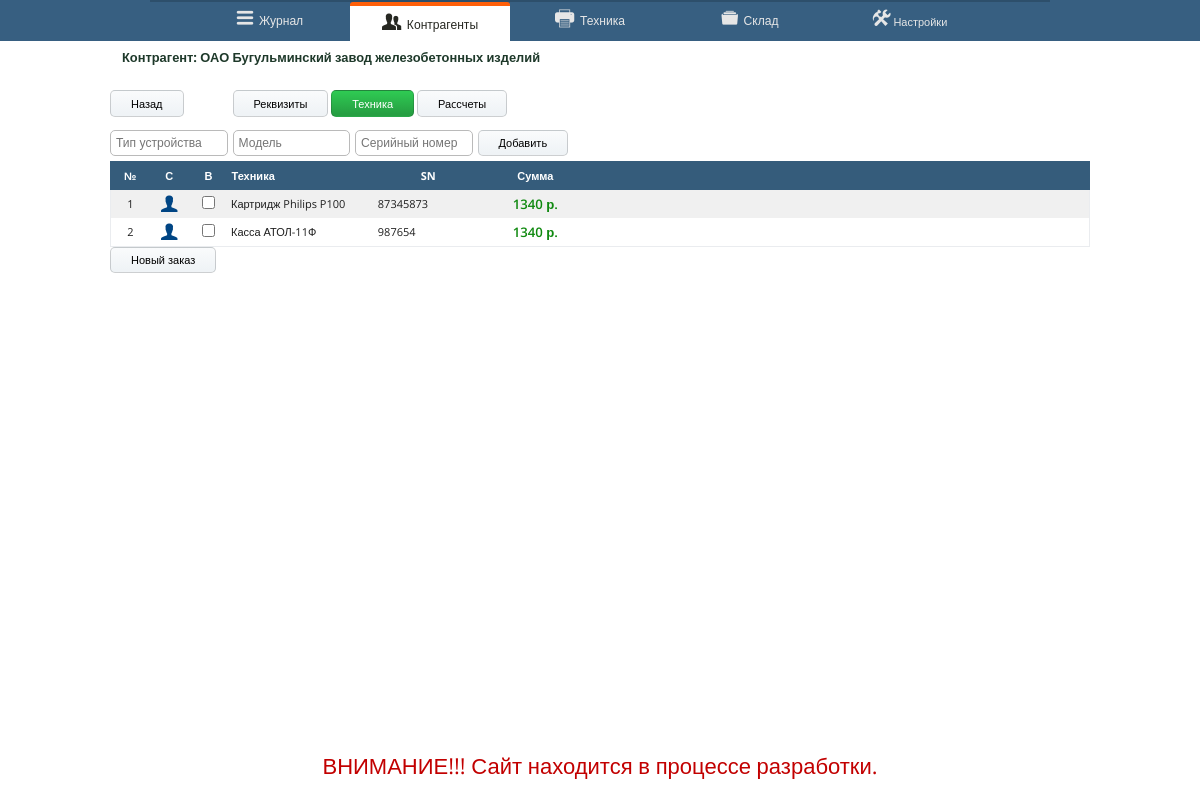
The page /?page=clienttech&clid=12 on the database its author committed.
### tables this page shows
CREATE TABLE `client` (
  `clid` int(11) NOT NULL AUTO_INCREMENT,
  `clname` varchar(255) DEFAULT NULL,
  `shortname` varchar(45) DEFAULT NULL,
  `inn` varchar(45) DEFAULT NULL,
  `kpp` varchar(45) DEFAULT NULL,
  `adress` varchar(45) DEFAULT NULL,
  `telephone` varchar(45) DEFAULT NULL,
  `director` varchar(45) DEFAULT NULL,
  `contract` varchar(45) DEFAULT NULL,
  `master` varchar(45) DEFAULT NULL,
  `opf` varchar(45) DEFAULT NULL,
  PRIMARY KEY (`clid`)
);

CREATE TABLE `units` (
  `id` int(11) NOT NULL AUTO_INCREMENT,
  `name` varchar(255) NOT NULL,
  `sn` varchar(255) NOT NULL,
  `client` int(11) NOT NULL,
  PRIMARY KEY (`id`)
);

### index.php (called while the page is built, shortened)
<?php
include_once ('layout/clienteditget.php');
include_once ('layout/header.php');
include_once("layout/$page.php");
include_once('layout/footer.php');
?>

### layout/clienteditget.php (called while the page is built, shortened)
<?php
 			$shortname = '';
 			$name =  '';
 			$opf = '';
 			$inn = '';
 			$kpp = '';
 			$adress = '';
 			$telephone = '';
 			$director = '';
 			$contract = '';
 			$master = '';
 ?>
 <?php
 if (isset($_GET['page'])){
 	$page = $_GET['page'];
 	if ($page == 'clientedit'){
 		$clid = $_GET['clid'];
 		if ($clid == 'new'){
 			$page_title = 'Добавление контрагента';
 			$shortname = '';
 			$name =  '';
 			$opf = '';
 			$inn = '';
 			$kpp = '';
 			$adress = '';
 			$telephone = '';
 			$director = '';
 			$contract = '';
 			$master = '';
 		}else{
 			$query = "SELECT * FROM client WHERE clid = $clid";
 			if ($stmt = $mysqli->prepare($query)){
 				$stmt->execute();
 				$stmt->bind_result($idclient,$name,$shortname,$inn,$kpp,$adress,$telephone,$director,$contract,$master,$opf);
 				$stmt->fetch();
 				$page_title = "Редактирование $opf $shortname";
 				$stmt->close();
 			}
 			$mysqli->close();
 		}
 	}elseif ($page == 'clienttech'){
 		$clid = $_GET['clid'];
 		$query = "SELECT clname, opf FROM client WHERE clid = $clid";
 			if ($stmt = $mysqli->prepare($query)){
 				$stmt->execute();
 				$stmt->bind_result($name,$opf);
 			}
 		}
 }
 ?>

### layout/toolbar_client_unit.php (the view, shortened to what this page needs)
<div class="col-1-8">
	<?php
	include ('components/db_connection.php');
	?>
	<form action="?page=clienttech&clid= <?php echo $clid; ?> " method="POST" >
	<?php
	$query = "SELECT name FROM type ORDER BY name";
	if ($stmt = $mysqli->prepare($query)){
		echo "<input required id='type' list='typelist' name='type' class='inputfield pos ' placeholder='Тип устройства'>";
	}
	?>
</div>
<div class="col-1-8">
	<?php
	include ('components/db_connection.php');
	?>
	<?php
	$query = "SELECT name FROM model ORDER BY name";
	if ($stmt = $mysqli->prepare($query)){
		echo "<input required id='model' list='modellist' name='model' class='inputfield pos' placeholder='Модель'>";
	}
	?>
</div>
<div class="col-1-8">
	<input required id='sn' name='sn' class='inputfield pos' placeholder='Серийный номер'>
</div>
<div class="col-1-8">
	<button name='submit_unit' type="submit" >Добавить</button>
</div>

### layout/header.php (shortened to what this page needs)
<!DOCTYPE html>
<html>
<head>
    <link rel="stylesheet" type="text/css" href="css/form.css">
	<link rel="stylesheet" type="text/css" href="css/ionicons.min.css">
</head>
<body>
<?php
    if (isset($_GET['clid'])) {
        $clid = $_GET['clid'];
    }
 ?>
	<?php
if (isset($_GET['page'])){
    $selected = $_GET['page'];
    switch ( $selected) {
        case 'clienttech':
        $a2 = '';
        $a3 = 'selected';
        $a4 = '';
        $a5 = '';
        $a6 = '';
        $page_title ='Контрагент: '. $opf . ' ' . $name;
        break;
    }
}
?>
<div class="top-header">
<div class="row-auto">
<div class="navbar">
    <ul class="navbar-ul">
        <li>
    <a href="?page=journal">
        <div class="navbar-item <?php echo $a2; ?>">
                <span class="ion-navicon-round sbf">
                    <span class="default" >Журнал</span>
                </span>
        </div>
    </a>
        </li>
    <li>
    <a href="?page=client">
        <div class="navbar-item <?php echo $a3; ?>">
                <span class="ion-person-stalker sbf">
                   <span class="default">Контрагенты</span>
                </span>
        </div>
    </a>
    </li>
    <li>
    <a href="?page=object">
        <div class="navbar-item  <?php echo $a4; ?>">
                <span class="ion-printer sbf">
                    <span class="default">Техника</span>
                </span>
        </div>
    </a>
    </li>
    <li>
    <a href="?page=store">
        <div class="navbar-item <?php echo $a5; ?>">
                <span class="ion-filing sbf">
            <span class="default">Склад</span>
                </span>
        </div>
    </a>
    </li>
    <li>
    <a href="?page=settings">
        <div class="navbar-item <?php echo $a6; ?>">
            <span class="ion-settings sbf"></span>
                <span>Настройки</span>
        </div>
    </a>
    </li>
    </ul>
</div>
</div>
<div class="row30">
    <div class="page-title">
        <div class="col-7-8">
            <h3><?php echo $page_title; ?></h3>
        </div>
    </div>
</div>
 </div>

### layout/clienttech.php (shortened to what this page needs)
<?php
$sn ='test';
include ('components/db_connection.php');
?>
<div class="container">
	<div id="content">
		<div class="row40">
			<div class="col-1-8">
				<a href="?page=client"><div class="btn pos">Назад</div></a>
			</div>
			<div class="col-7-8">
				<a href="?page=clientedit&clid=<?php echo $clid; ?>" class="btn">Реквизиты</a>
				<a href="" class="btn sel">Техника</a>
				<a href="" class="btn">Раcсчеты</a>
			</div>
		</div>
		<?php include ('layout/toolbar_client_unit.php') ?>
		<form action="" method="POST">
		<div class="row-auto">
			<div class="col-8-8">
				<table>
					<thead>
					<tr>
						<th class="table-td-num">№</th>
						<th class="table-td-num">С</th>
						<th class="table-td-num">В</th>
						<th class='table-td-object'>Техника</th>
						<th class="table-td-100">SN</th>
						<th class="table-td-100">Сумма</th>
						<th> </th>
					</tr>
					</thead>
					<tbody>
				<?php
					include ('components/db_connection.php');
					if (isset($_GET['clid'])) {
						$clid = $_GET['clid'];
						$query = "SELECT * FROM units WHERE client = $clid";
						if ($stmt = $mysqli->prepare($query)){
							$stmt->execute();
							$stmt->bind_result($id,$name,$sn,$client);
							$i=0;
							while ($stmt->fetch()){
								$i++;
								echo "<tr>\n";
								echo "<td class='table-td-num text-h-center'>{$i}</td>\n";
								echo "<td class='table-td-num ion-person sbf text-h-center out'></td>\n";
								echo "<td class='text-h-center'><input type='checkbox' unchecked name='unit[]' value='$id'></td>\n";
								echo "<td class='table-td-object'>$name</td>\n";
								echo "<td class='table-td-100'><div class='fill'>$sn</div></td>\n";
								echo "<td class='summ-pay text-h-center'>1340 р.</td>\n";
								echo "<td ></td>\n";
								echo "</tr>";
							}
						}
					}
				?>
				</tbody>
				</table>
			</div>
		</div>
<div class="col-1-8">
	<button type="submit" name="new_order" value="<?php echo($clid);?>">Новый заказ</button>
</div>
</form>
	</div>
</div>

### css/form.css (style rules this page uses)
html { height: 100%; }
a { padding: 0; margin: 0; }
.navbar-ul { list-style: none; display: inline-flex; color: #FFFFFF; margin: 0 auto; height: 39px; text-align: center; }
.selected { background-color: #fff; color: #272822; border-top: 4px solid #FF600A; }
.top-header { height: 90px; width: 100%; background-color: #FFF; position: fixed; top: 0; }
.navbar { border-top: 2px solid #2D4F6B; width: 900px; margin: auto; padding: 0; background-color: #375F81 ; color: #fff; }
.navbar a { color: #E6E6E6; }
.navbar-item { width: 160px; text-align: center; height: 39px; border-top-left-radius: 3px; border-top-right-radius: 3px; padding: 0; margin: 0; }
.page-title { top: 47px; width: 980px; padding-left: 10px; margin: auto; }
body { width: 100%; color: #1F1F1F; font-family: 'Open Sans', sans-serif; font-size: 11px; margin: 0; padding: 0; }
.btn { background-image: linear-gradient(-180deg, #fafbfc 0%, #eff3f6 90%); text-align: center; }
table { font-size: 100%; }
table tr { background-color: #fff ; }
table tr:nth-child(1n) { background-color: #F0F0F0 ; }
table tr:nth-child(2n) { background-color: #FFF ; }
.sel { color: #fff; background-image: linear-gradient(-180deg, #2fcb53 0%, #269f42 90%); border-color: rgba(27,31,35,0.5); }
.fill { width: 100%; height: 100%; padding: 0; margin: 0; }
button { background-image: linear-gradient(-180deg, #fafbfc 0%, #eff3f6 90%); display: inline-block; border: 1px solid rgba(27,31,35,0.2); border-radius: 5px; font-size: 100%; cursor: pointer; text-align: center; max-width: 250px; padding: 6px 20px; }
.btn { display: inline-block; border: 1px solid rgba(27,31,35,0.2); border-radius: 5px; cursor: pointer; text-align: center; max-width: 250px; padding: 5px 20px; }
a { text-decoration: none; color: #000 }
h3 { color: #1e392a; padding: 7px; margin: auto; }
.row-auto { width: 100%; height: auto; background-color: #375F81 ; }
.row30 { width: 100%; height: 30px; }
.row40 { width: 100%; height: 40px; }
.col-1-8 { width: 12.5%; display: inline-block; padding: 0; margin: 0; height: 100%; float: left; }
.col-7-8 { width: 87.5%; display: inline-block; padding: 0; margin: 0; height: 100%; float: left; }
.col-8-8 { width: 100%; display: inline-block; padding: 0; margin: 0; height: 100%; float: left; }
.table-td-num, .table-td-status, .table-td-check, .table-td-place { width: 4%; }
.table-td-director, .table-td-object, .table-td-reason { text-align: left; width: 15%; }
.table-td-100 { width: 100px; }
.text-h-center { text-align: center; }
.inputfield { display: inline-block; float: left; border: 1px solid #BABABA; border-radius: 5px; font-size: 110%; background-color: #fff; padding: 5px 0 5px 5px ; margin-bottom: 5px; width: calc(100% - 12px); }
.pos { display: inline-block; float: left; }
table { vertical-align: top; border: 1px solid #eaecef; border-collapse: collapse; padding: 20px; width: 100%; }
table th { background-color: #355C7B; color: #fff; padding: 6px 3px; border-top: 1px solid #355C7B ; border-left: 1px solid #355C7B ; border-bottom: 1px solid #355C7B; }
table th:last-child { border-right: 1px solid #355C7B ; }
table td { padding: 3px 3px; line-height: 20px; }
.default { font-size: 55%; vertical-align: middle; padding: 0; margin: 0; }
.sbf { font-size: 200%; }
.container { width: 980px; margin: auto; }
#content { display: block; margin-top: 90px; width: 100%; }
.out { color: #004584; }
.summ-pay { color: #0F890F; font-weight: 600; font-size: 120%; }

### rows shown on the page
client: page_title "Контрагент: ОАО Бугульминский завод железобетонных изделий"
units: name "Картридж Philips P100", sn "87345873"
units: name "Касса АТОЛ-11Ф", sn "987654"
